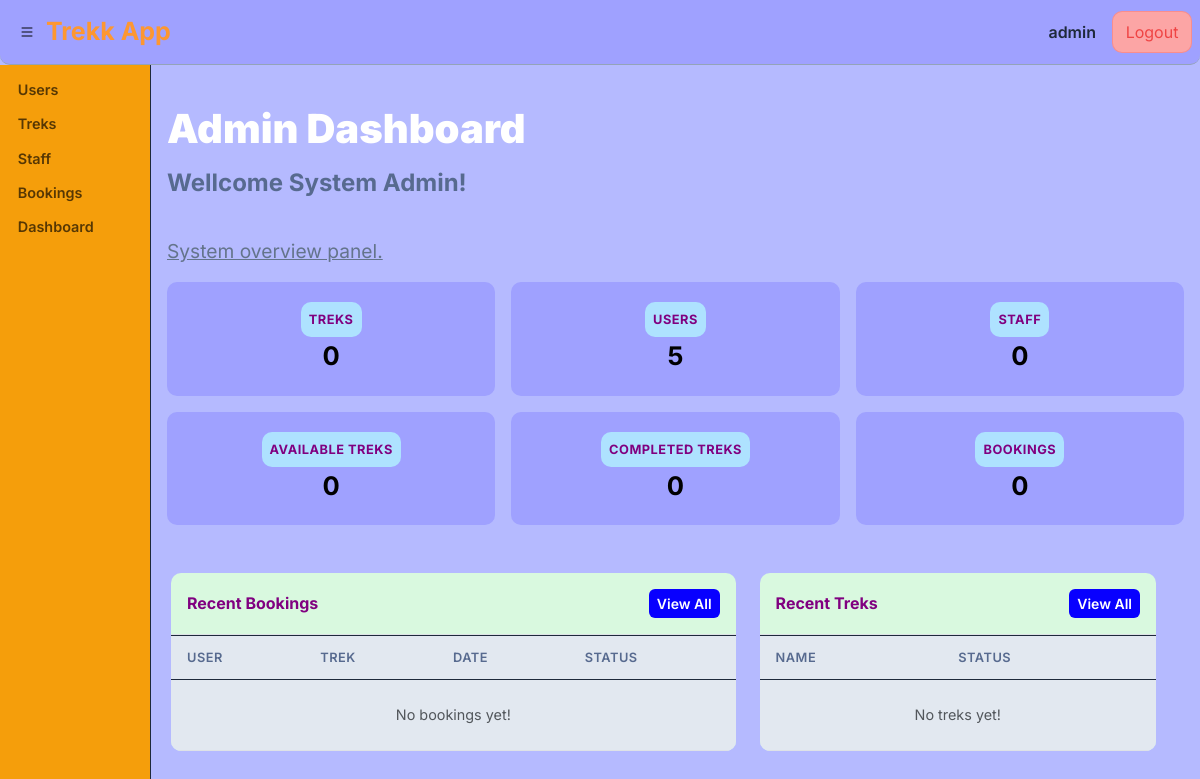
The page /admin/admin_dashboard (signed in) on the database as committed earlier.
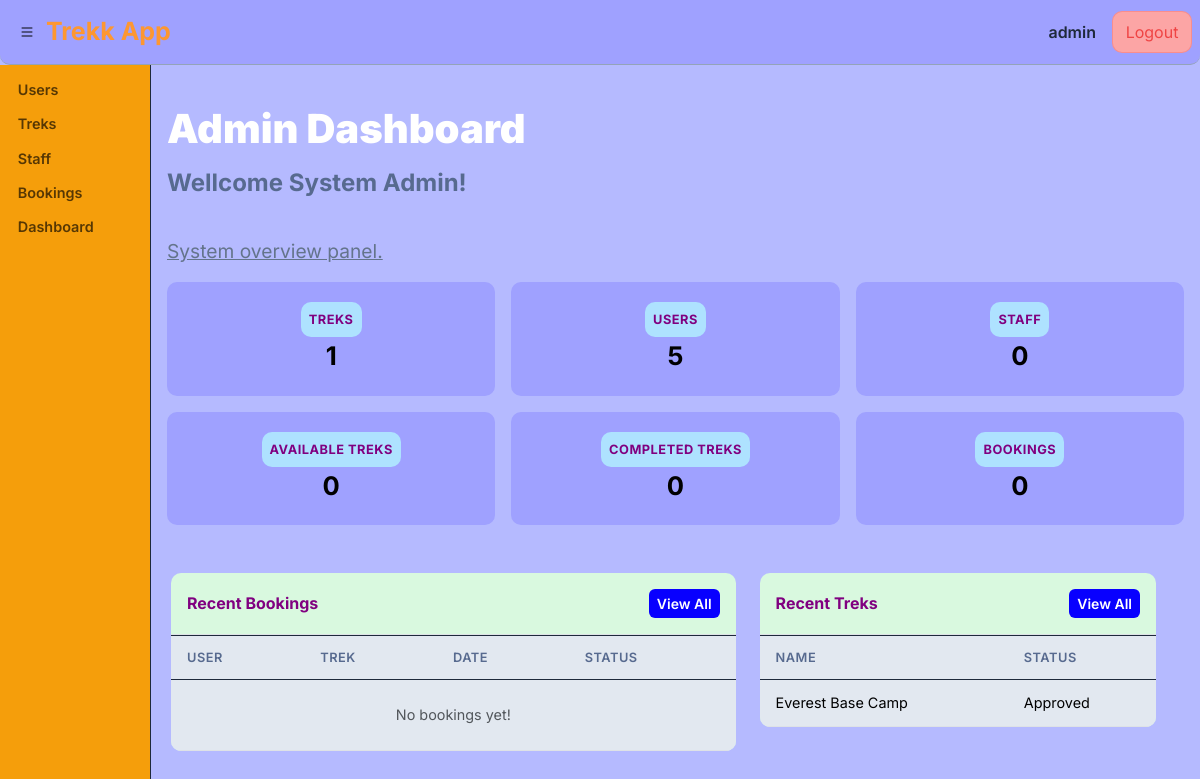
The same page on the database as committed later.
### models.py (models this page shows, shortened)
class TREKK(db.Model): # trek table(entity)
    __tablename__ = 'trek'
    trek_id = db.Column(db.Integer,primary_key=True)
    name = db.Column(db.String(150), nullable=False)
    difficulty = db.Column(db.String(50), nullable=False) # easy , moderate or hard
    duration = db.Column(db.String(50), nullable=False) # '2 days' or '5 days'
    location = db.Column(db.String(40),nullable=False)
    total_slots = db.Column(db.Integer, nullable=False)
    avl_slots = db.Column(db.Integer, nullable=False)
    assigned_staff_id = db.Column(db.Integer, db.ForeignKey("user.user_id"))
    discription = db.Column(db.Text, nullable=True)
    price = db.Column(db.Float, nullable=False) # 2000.50, 2500.40
    status = db.Column(db.String(50), nullable=False,default="inactive" )  # active or inactive
    start_date = db.Column(db.Date, nullable=False)
    end_date = db.Column(db.Date, nullable=False)
    date_of_create = db.Column(db.DateTime, default=datetime.utcnow)
    booked_treks = db.relationship("BOOKING", backref="trek", lazy=True)

### routes/admin_route.py (the view)
@admin_bp.route("/admin_dashboard")
@role_validator("admin")
def admin_dashboard():
    app_data = {
        'treks': TREKK.query.count(),
        'users' : USER.query.filter_by(role='user').count(),
        'staffs' : USER.query.filter_by(role="staff").count(),
        'avl_treks' :TREKK.query.filter_by(status="Open").count(),
        'completed_treks' : TREKK.query.filter_by(status="Completed").count(),
        'bookings' :BOOKING.query.count()
    }
    bookings = (
        db.session.query(BOOKING)
        .options(joinedload(BOOKING.user), joinedload(BOOKING.trek))
        .order_by(BOOKING.booking_date.desc()).limit(5).all()
    )
    newly_treks = TREKK.query.order_by(TREKK.date_of_create.desc()).limit(5).all()
    return render_template("/admin/admin_dashboard.html", app_data=app_data, bookings=bookings, newly_treks=newly_treks)

### routes/admin_route.py (called while the page is built)
def login_validator(func):
    @wraps(func)
    def decorated(*a, **kw):
        if 'user_id' not in session:
            flash("Please Log in to your Account First!", "warning")
            return redirect(url_for('auth.main'))
        return func(*a, **kw)
    return decorated

def role_validator(*roles):
    def wrapper(func):
        @wraps(func)
        @login_validator
        def decorated(*a, **kw):
            if session.get('role') not in roles:
                flash("Invalid User! Access Forbiden.", "danger")
                return redirect(url_for('auth.main'))
            return func(*a, **kw)
        return decorated
    return wrapper

### templates/admin/admin_dashboard.html (shortened to what this page needs)
{% extends "base.html" %}
{% block content %}
<div class="page-heading">
    <h1>Admin Dashboard</h1>
    <h3>Wellcome System Admin!</h3>
    <u>System overview panel.</u>
</div>
<div class="row g-3 mb-4">
  <div class="col-md-4 col-6">
    <div class="data-card ">
      <div class="d-flex align-items-center justify-content-center"><div class="data-label ">Treks</div></div>
      <div class="data-output">{{ app_data.treks }}</div>
    </div>
  </div>
  <div class="col-md-4 col-6">
    <div class="data-card">
      <div class="d-flex align-items-center justify-content-center"><span class="data-label ">Users</span></div>
      <div class="data-output">{{ app_data.users }}</div>
    </div>
  </div>
  <div class="col-md-4 col-6">
    <div class="data-card">
      <div class="d-flex align-items-center justify-content-center"><span class="data-label ">Staff</span></div>
      <div class="data-output">{{ app_data.staffs }}</div>
    </div>
  </div>
  <div class="col-md-4 col-6">
    <div class="data-card">
      <div class="d-flex align-items-center justify-content-center"><span class="data-label ">Available Treks</span></div>
      <div class="data-output">{{ app_data.avl_treks }}</div>
    </div>
  </div>
  <div class="col-md-4 col-6">
    <div class="data-card">
      <div class="d-flex align-items-center justify-content-center"><span class="data-label ">Completed Treks</span></div>
      <div class="data-output">{{ app_data.completed_treks }}</div>
    </div>
  </div>
  <div class="col-md-4 col-6">
    <div class="data-card">
      <div class="d-flex align-items-center justify-content-center"><span class="data-label ">Bookings</span></div>
      <div class="data-output">{{ app_data.bookings }}</div>
    </div>
  </div>
<div class="row gy-4 ">
  <div class="col-lg-7">
    <div class="table-panel">
      <div class="p-3 border-bottom d-flex justify-content-between align-items-center">
        <h6 class="mb-0 fw-bold" style="color: purple;">Recent Bookings</h6>
        <a href="" class="btn btn-sm btn-accent">View All</a>
      </div>
      <div class="control_table">
        <table class="table">
          <thead><tr><th>User</th><th>Trek</th><th>Date</th><th>Status</th></tr></thead>
          <tbody>
          {% for booking, user, trek in bookings %}
          <tr>
            <td>{{ user.full_name }}</td>
            <td>{{ trek.name }}</td>
            <td>{{ booking.booking_date.strftime('%Y-%m-%d') if booking.booking_date else '-' }}</td>
            <td>{{ booking.status}}</td>
          </tr>
          {% else %}
          <tr><td colspan="4" class="text-center text-muted py-4">No bookings yet!</td></tr>
          {% endfor %}
          </tbody>
        </table>
      </div>
    </div>
  </div>
  <div class="col-lg-5">
    <div class="table-panel">
      <div class="p-3 border-bottom d-flex justify-content-between align-items-center">
        <h6 class="mb-0 fw-bold" style="color: purple;">Recent Treks</h6>
        <a href="{{ url_for('admin.find_treks' ) }}" class="btn btn-sm btn-accent">View All</a>
      </div>
      <div class="control_table">
        <table class="table">
          <thead><tr><th>Name</th><th>Status</th></tr></thead>
          <tbody>
          {% for t in newly_treks %}
          <tr>
            <td>{{ t.name }}</td>
            <td>{{ t.status }}</td>
          </tr>
          {% else %}
          <tr><td colspan="2" class="text-center text-muted py-4">No treks yet!</td></tr>
          {% endfor %}
          </tbody>
        </table>
      </div>
    </div>
  </div>
</div>
{% endblock %}

Rows that differ between the two databases and show on the page:
added TREKK: name "Everest Base Camp", status "Approved"
Other text that changed with them:
{{ app_data.treks }}: "0" → "1"
text no longer shown: "No treks yet!"
